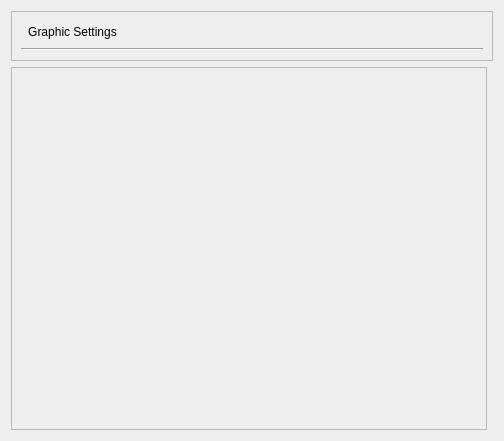
<?xml version="1.0" encoding="UTF-8"?>
<ui version="4.0">
 <class>ChartDisplayWidgetForm</class>
 <widget class="QWidget" name="ChartDisplayWidgetForm">
  <property name="geometry">
   <rect>
    <x>0</x>
    <y>0</y>
    <width>504</width>
    <height>441</height>
   </rect>
  </property>
  <property name="windowTitle">
   <string>Form</string>
  </property>
  <layout class="QGridLayout" name="gridLayout_4">
   <item row="0" column="0">
    <layout class="QGridLayout" name="gridLayout_2">
     <item row="0" column="0">
      <widget class="QFrame" name="m_tollsFrame">
       <property name="frameShape">
        <enum>QFrame::StyledPanel</enum>
       </property>
       <property name="frameShadow">
        <enum>QFrame::Raised</enum>
       </property>
       <layout class="QGridLayout" name="gridLayout">
        <item row="0" column="0">
         <layout class="QVBoxLayout" name="verticalLayout">
          <item>
           <layout class="QHBoxLayout" name="horizontalLayout">
            <item>
             <widget class="QToolButton" name="m_settingsToolButton">
              <property name="text">
               <string>Graphic Settings</string>
              </property>
              <property name="autoRaise">
               <bool>true</bool>
              </property>
             </widget>
            </item>
            <item>
             <spacer name="horizontalSpacer_2">
              <property name="orientation">
               <enum>Qt::Horizontal</enum>
              </property>
              <property name="sizeHint" stdset="0">
               <size>
                <width>295</width>
                <height>17</height>
               </size>
              </property>
             </spacer>
            </item>
           </layout>
          </item>
          <item>
           <widget class="Line" name="line">
            <property name="orientation">
             <enum>Qt::Horizontal</enum>
            </property>
           </widget>
          </item>
         </layout>
        </item>
       </layout>
      </widget>
     </item>
     <item row="1" column="0">
      <layout class="QGridLayout" name="gridLayout_3">
       <item row="0" column="0">
        <layout class="QHBoxLayout" name="horizontalLayout_2">
         <item>
          <widget class="QFrame" name="m_plotFrame">
           <property name="sizePolicy">
            <sizepolicy hsizetype="MinimumExpanding" vsizetype="MinimumExpanding">
             <horstretch>0</horstretch>
             <verstretch>0</verstretch>
            </sizepolicy>
           </property>
           <property name="frameShape">
            <enum>QFrame::StyledPanel</enum>
           </property>
           <property name="frameShadow">
            <enum>QFrame::Raised</enum>
           </property>
          </widget>
         </item>
         <item>
          <widget class="QFrame" name="m_legendFrame">
           <property name="sizePolicy">
            <sizepolicy hsizetype="Preferred" vsizetype="MinimumExpanding">
             <horstretch>0</horstretch>
             <verstretch>0</verstretch>
            </sizepolicy>
           </property>
           <property name="frameShape">
            <enum>QFrame::StyledPanel</enum>
           </property>
           <property name="frameShadow">
            <enum>QFrame::Raised</enum>
           </property>
          </widget>
         </item>
        </layout>
       </item>
      </layout>
     </item>
    </layout>
   </item>
  </layout>
 </widget>
 <resources/>
 <connections/>
</ui>
